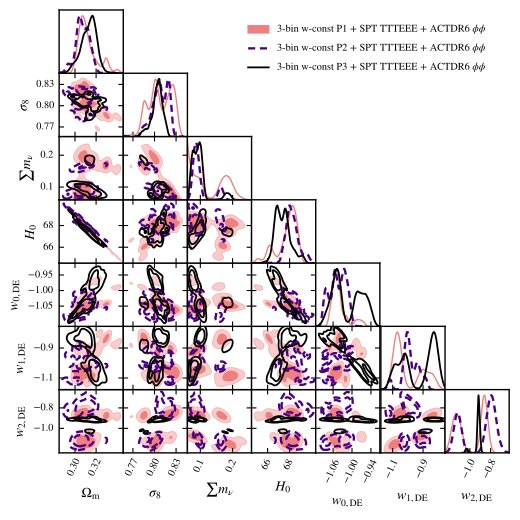

Write Python code to recreate this figure.
import getdist.plots as gplot
from getdist import MCSamples
from getdist import loadMCSamples
import os
import matplotlib
import subprocess
import matplotlib.pyplot as plt
import numpy as np

# GENERAL PLOT OPTIONS
matplotlib.rcParams['mathtext.fontset'] = 'stix'
matplotlib.rcParams['font.family'] = 'STIXGeneral'
matplotlib.rcParams['mathtext.rm'] = 'Bitstream Vera Sans'
matplotlib.rcParams['mathtext.it'] = 'Bitstream Vera Sans:italic'
matplotlib.rcParams['mathtext.bf'] = 'Bitstream Vera Sans:bold'
matplotlib.rcParams['xtick.bottom'] = True
matplotlib.rcParams['xtick.top'] = False
matplotlib.rcParams['ytick.right'] = False
matplotlib.rcParams['axes.edgecolor'] = 'black'
matplotlib.rcParams['axes.linewidth'] = '1.0'
matplotlib.rcParams['axes.labelsize'] = 'medium'
matplotlib.rcParams['axes.grid'] = True
matplotlib.rcParams['grid.linewidth'] = '0.0'
matplotlib.rcParams['grid.alpha'] = '0.18'
matplotlib.rcParams['grid.color'] = 'lightgray'
matplotlib.rcParams['legend.labelspacing'] = 0.77
matplotlib.rcParams['savefig.bbox'] = 'tight'
matplotlib.rcParams['savefig.format'] = 'pdf'

parameter = [u'omegam',u'sigma8',u'mnu2', u'H0', u'w0', u'w1',u'w2']
chaindir=os.getcwd()

analysissettings={'smooth_scale_1D':0.3,'smooth_scale_2D':0.3,'ignore_rows': u'0.5',
'range_confidence' : u'0.01'}

analysissettings2={'smooth_scale_1D':0.3,'smooth_scale_2D':0.3,'ignore_rows': u'0.0',
'range_confidence' : u'0.01'}

root_chains = (
  'EXAMPLE_MCMC202',
  'EXAMPLE_MCMC201',
  'EXAMPLE_MCMC200'
)

num_points_thin = 20000

# --------------------------------------------------------------------------------
samples=loadMCSamples(chaindir + '/../chains/' + root_chains[0],settings=analysissettings)
samples.thin(factor = int(np.sum(samples.weights)/num_points_thin))
p = samples.getParams()
samples.addDerived(p.omegam*p.H0/100.,name='gamma',label='{\\Omega_m h}')
samples.addDerived(p.s8omegamp5/0.5477225575,name='SS8',label='{S_8}')
samples.addDerived(p.mnu,name='mnu2',label='{\\sum m_\\nu}', range=[0.06,0.7])
samples.saveAsText(chaindir + '/.VM_P203_TMP1')
# --------------------------------------------------------------------------------
samples=loadMCSamples(chaindir + '/../chains/' + root_chains[1],settings=analysissettings)
samples.thin(factor = int(np.sum(samples.weights)/num_points_thin))
p = samples.getParams()
samples.addDerived(p.omegam*p.H0/100.,name='gamma',label='{\\Omega_m h}')
samples.addDerived(p.s8omegamp5/0.5477225575,name='SS8',label='{S_8}')
samples.addDerived(p.mnu,name='mnu2',label='{\\sum m_\\nu}', range=[0.06,0.7])
samples.saveAsText(chaindir + '/.VM_P203_TMP2')
# --------------------------------------------------------------------------------
samples=loadMCSamples(chaindir + '/../chains/' + root_chains[2],settings=analysissettings)
samples.thin(factor = int(np.sum(samples.weights)/num_points_thin))
p = samples.getParams()
samples.addDerived(p.omegam*p.H0/100.,name='gamma',label='{\\Omega_m h}')
samples.addDerived(p.s8omegamp5/0.5477225575,name='SS8',label='{S_8}')
samples.addDerived(p.mnu,name='mnu2',label='{\\sum m_\\nu}', range=[0.06,0.7])
samples.saveAsText(chaindir + '/.VM_P203_TMP3')
# --------------------------------------------------------------------------------

#GET DIST PLOT SETUP
g=gplot.getSubplotPlotter(chain_dir=chaindir,analysis_settings=analysissettings2,width_inch=5.0)

g.settings.axis_tick_x_rotation=65
g.settings.lw_contour = 1.2
g.settings.legend_rect_border = False
g.settings.figure_legend_frame = False
g.settings.axes_fontsize = 13.0
g.settings.legend_fontsize = 13.0
g.settings.alpha_filled_add = 0.85
g.settings.lab_fontsize=15.5
g.legend_labels=False
g.settings.constrained_layout=True

param_3d = None
g.triangle_plot([chaindir + '/.VM_P203_TMP1', 
                 chaindir + '/.VM_P203_TMP2',
                 chaindir + '/.VM_P203_TMP3'],
parameter,
plot_3d_with_param=param_3d,line_args=[
{'lw': 1.0,'ls': 'solid', 'color':'lightcoral'},
{'lw': 1.7,'ls': 'solid', 'color': 'indigo'},
{'lw': 1.3,'ls': '--', 'color':'black'},
],
contour_colors=['lightcoral','indigo','black'],
contour_ls=['solid','--','solid'], 
contour_lws=[1.0,1.7,1.3],
filled=[True,False,False],
shaded=False,
legend_labels=[
    '$3$-bin w-const P1 + SPT TTTEEE + ACTDR6 $\phi\phi$',
    '$3$-bin w-const P2 + SPT TTTEEE + ACTDR6 $\phi\phi$',
    '$3$-bin w-const P3 + SPT TTTEEE + ACTDR6 $\phi\phi$'
  ],
no_extra_legend_space=True,
legend_loc=(0.47,0.85)
)



g.export()
